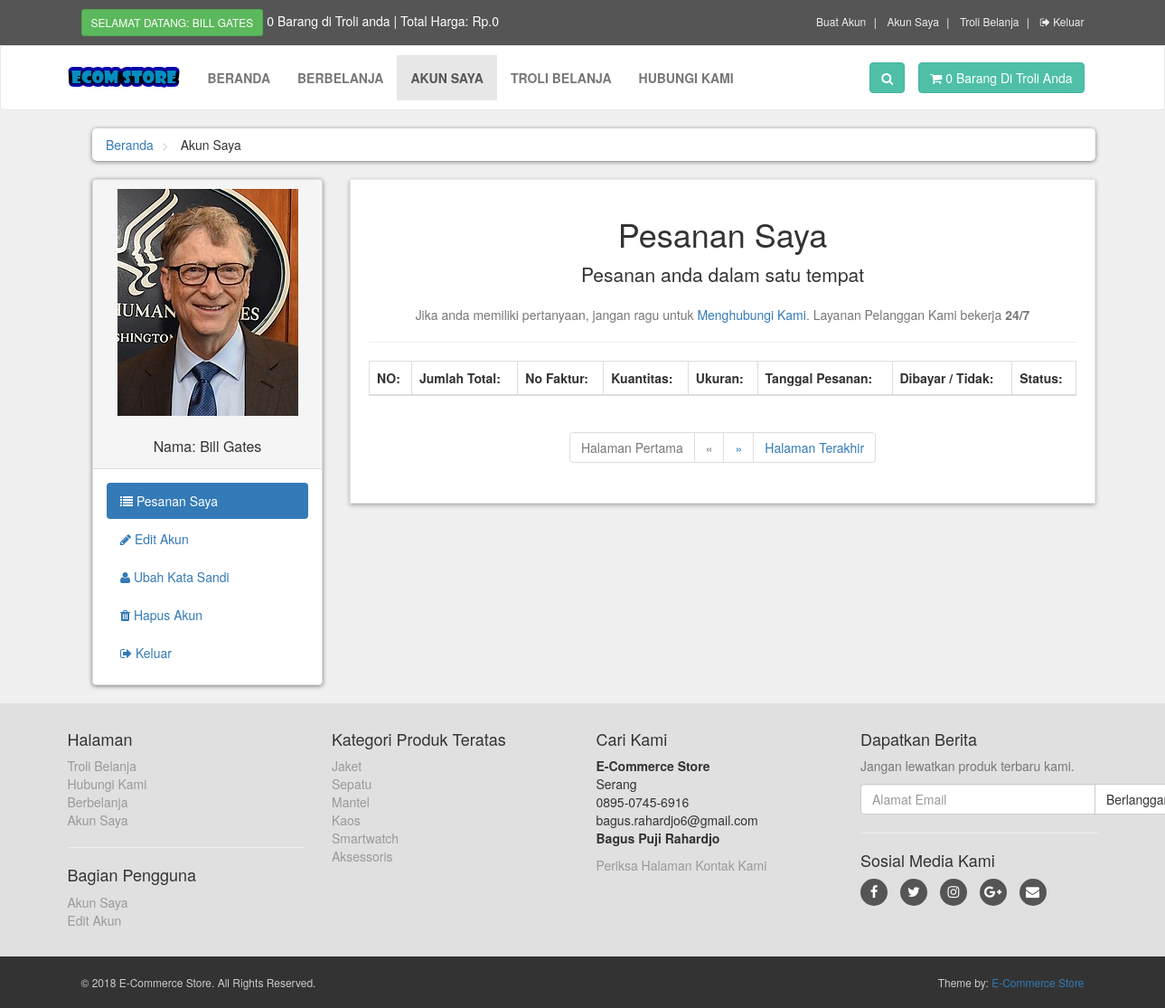
Page /customer/my_account.php?my_orders (signed in) on the committed database.
### tables this page shows
CREATE TABLE `customers` (
  `customer_id` int(10) NOT NULL,
  `customer_name` varchar(255) NOT NULL,
  `customer_email` varchar(255) NOT NULL,
  `customer_pass` text NOT NULL,
  `customer_country` text NOT NULL,
  `customer_city` text NOT NULL,
  `customer_contact` varchar(255) NOT NULL,
  `customer_address` text NOT NULL,
  `customer_image` text NOT NULL,
  `customer_ip` varchar(100) NOT NULL
);

CREATE TABLE `product_categories` (
  `p_cat_id` int(10) NOT NULL,
  `p_cat_title` text NOT NULL,
  `p_cat_desc` text NOT NULL
);

### customer/functions/functions.php (called while the page is built, shortened)
<?php
	function getRealIpUser(){
		switch(true){
			default : return $_SERVER["REMOTE_ADDR"];
		}
	}
?>

### customer/my_account.php (the view, shortened to what this page needs)
<?php
	if(!isset($_SESSION["customer_email"])){
		echo "<script>window.open('../checkout.php','_self')</script>";
	}
	else{
	include("includes/db.php");
	include("functions/functions.php");
	$hasil = 0;
?>
<!DOCTYPE html>
<html lang = "id">
<head>
	<link rel = "stylesheet" href = "styles/bootstrap-337.min.css">
	<link rel = "stylesheet" href = "font-awesome/css/font-awesome.min.css">
	<link rel = "stylesheet" href = "styles/style.css">
	<link href = "styles/lightbox.css" rel="stylesheet"/>
</head>
<body>
	<div id = "top">
		<div class = "container">
			<div class = "col-md-7 offer">
				<a href = "#" class = "btn btn-success btn-sm">
					<?php
						if(!isset($_SESSION["customer_email"])){
							echo "Selamat Datang: Pengunjung";
						}
						else{
							$query_name = "SELECT customer_name FROM customers WHERE customer_email = '$_SESSION[customer_email]'";
							$result_name = mysqli_query($con,$query_name);
							$nama = mysqli_fetch_array($result_name);
							echo "Selamat Datang: ".$nama["customer_name"] . "";
						}
					?>
				</a>
				<?php
					$ip_add = getRealIpUser();
					$select_cart = "SELECT * FROM cart where ip_add = '$ip_add'";
					$run_cart = mysqli_query($con,$select_cart);
					$count = mysqli_num_rows($run_cart);
				?>
				<a href = "../checkout.php"><?php echo $count; ?> Barang di Troli anda | Total Harga: <?php
					if($hasil < 1000000 AND $hasil >= 500000){
						$hasil1 = substr($hasil,0,3);
						$hasil2 = substr($hasil,-3);
						echo "Rp.".$hasil1.".".$hasil2;
					}
					else if($hasil >= 1000000 AND $hasil < 10000000){
						$hasil1 = substr($hasil,0,1);
						$hasil2 = substr($hasil,1,3);
						$hasil3 = substr($hasil,-3);
						echo "Rp.".$hasil1.".".$hasil2.".".$hasil3;
					}
					else if($hasil >= 10000000){
						$hasil1 = substr($hasil,0,2);
						$hasil2 = substr($hasil,2,3);
						$hasil3 = substr($hasil,-3);
						echo "Rp.".$hasil1.".".$hasil2.".".$hasil3;
					}
					else{
						echo "Rp.".$hasil;
					}
				?></a>
			</div>
			<div class = "col-md-5">
				<ul class = "menu">
					<li><a href = "../customer_register.php"> Buat Akun </a></li>
					<li><a href = "my_account.php?my_orders"> Akun Saya </a></li>
					<li><a href = "../cart.php"> Troli Belanja </a></li>
					<li>
						<?php
							if(!isset($_SESSION["customer_email"])){
								echo "<a href = '../checkout.php'><i class='fa fa-sign-in'></i> Masuk </a>";
							}
							else{
								echo "<a href = 'logout.php'><i class='fa fa-sign-out'></i> Keluar </a>";
							}
						?>
					</li>
				</ul>
			</div>
		</div>
	</div>
	<div id = "navbar" class = "navbar navbar-default">
		<div class = "container">
			<div class = "navbar-header">
				<a href = "../index.php" class = "navbar-brand home">
					<img src = "images/ecom-store-logo.png" alt = "E-Commerce Store Logo" class = "hidden-xs">
				</a>
			</div>
			<div class = "navbar-collapse collapse" id = "navigation">
				<div class = "padding-nav">
					<ul class = "nav navbar-nav left">
						<li><a href = "../index.php"> Beranda </a></li>
						<li><a href = "../shop.php"> Berbelanja </a></li>
						<li class = "active"><a href = "my_account.php?my_orders"> Akun Saya </a></li>
						<li><a href = "../cart.php"> Troli Belanja </a></li>
						<li><a href = "../contact.php"> Hubungi Kami </a></li>
					</ul>
				</div>
				<a href = "../cart.php" class = "btn navbar-btn btn-primary right">
					<i class = "fa fa-shopping-cart"></i>
					<span><?php echo $count; ?> Barang Di Troli Anda </span>
				</a>
				<div class = "navbar-collapse collapse right">
					<button class = "btn btn-primary navbar-btn" type = "button" data-toggle = "collapse" data-target = "#search">
						<i class = "fa fa-search"></i>
					</button>
				</div>
			</div>
		</div>
	</div>
	<div id = "content">
		<div class = "container">
			<div class = "col-md-12">
				<ul class = "breadcrumb">
					<li>
						<a href = "../index.php"> Beranda </a>
					</li>
					<li> Akun Saya </li>
				</ul>
			</div>
			<div class = "col-md-3">
				<?php
					include("includes/sidebar.php");
				?>
			</div>
			<div class = "col-md-9">
				<div class = "box">
					<?php
						if(isset($_GET["my_orders"])){
							include("my_orders.php");
						}
					?>
				</div>
			</div>
		</div>
	</div>
	<?php
		include("includes/footer.php");
	?>
</body>
</html>
<?php } ?>

### customer/includes/sidebar.php
<div class = "panel panel-default sidebar-menu">
	<div class = "panel-heading">
		<?php
			$customer_session = $_SESSION["customer_email"];
			$get_customer = "SELECT * FROM customers WHERE customer_email = '$customer_session'";
			$run_customer = mysqli_query($con,$get_customer);
			$row_customer = mysqli_fetch_array($run_customer);
			$customer_image = $row_customer["customer_image"];
			$customer_name = $row_customer["customer_name"];
			if(!isset($_SESSION["customer_email"])){
			}
			else{
				echo "
					<center>
						<a class = 'example-image-link' href = 'customer_images/$customer_image' data-lightbox = 'example-set' data-title = '$nama[customer_name]'>
							<img src = 'customer_images/$customer_image' class = 'img-responsive'>
						</a>
					</center>
					<br>
					<h3 class = 'panel-title' align = 'center'>
						Nama: $customer_name
					</h3>
				";
			}
		?>
	</div>
	<div class = "panel-body">
		<ul class = "nav-pills nav-stacked nav">
			<li class = "<?php if(isset($_GET["my_orders"])){echo"active"; } ?>">
				<a href = "my_account.php?my_orders">
					<i class = "fa fa-list"></i> Pesanan Saya
				</a>
			</li>
			<li class = "<?php if(isset($_GET["edit_account"])){echo"active"; } ?>">
				<a href = "my_account.php?edit_account">
					<i class = "fa fa-pencil"></i> Edit Akun
				</a>
			</li>
			<li class = "<?php if(isset($_GET["change_pass"])){echo"active"; } ?>">
				<a href = "my_account.php?change_pass">
					<i class = "fa fa-user"></i> Ubah Kata Sandi
				</a>
			</li>
			<li class = "<?php if(isset($_GET["delete_account"])){echo"active"; } ?>">
				<a href = "my_account.php?delete_account">
					<i class = "fa fa-trash"></i> Hapus Akun
				</a>
			</li>
			<li>
				<a href = "logout.php">
					<i class = "fa fa-sign-out"></i> Keluar
				</a>
			</li>
		</ul>
	</div>
</div>

### customer/includes/footer.php (shortened to what this page needs)
<div id = "footer">
	<div class = "container">
		<div class = "row">
			<div class = "col-sm-6 col-md-3">
				<h4> Halaman </h4>
				<ul>
					<li><a href = "../cart.php"> Troli Belanja </a></li>
					<li><a href = "../contact.php"> Hubungi Kami </a></li>
					<li><a href = "../shop.php"> Berbelanja </a></li>
					<li><a href = "my_account.php?my_orders"> Akun Saya </a></li>
				</ul>
				<hr>
				<h4> Bagian Pengguna </h4>
				<ul>
				<?php
					if(!isset($_SESSION["customer_email"])){
						echo "<a href = '../checkout.php'> Masuk </a>";
					}
					else{
						echo "<a href = 'my_account.php?my_orders'> Akun Saya </a>";
					}
				?>
					<li>
						<?php
							if(!isset($_SESSION["customer_email"])){
								echo "<a href = '../checkout.php'> Masuk </a>";
							}
							else{
								echo "<a href = 'my_account.php?edit_account'> Edit Akun </a>";
							}
						?>
					</li>
				</ul>
			</div>
			<div class = "com-sm-6 col-md-3">
				<h4> Kategori Produk Teratas </h4>
				<ul>
					<?php
						$get_p_cats = "SELECT * FROM product_categories";
						$run_p_cats = mysqli_query($con,$get_p_cats);
						while($row_p_cats = mysqli_fetch_array($run_p_cats)){
							$p_cat_id = $row_p_cats["p_cat_id"];
							$p_cat_title = $row_p_cats["p_cat_title"];
							echo "
								<li>
									<a href = '../shop.php?p_cat=$p_cat_id'>
										$p_cat_title
									</a>
								</li>
								";
						}
					?>
				</ul>
			</div>
			<div class = "col-sm-6 col-md-3">
				<h4> Cari Kami </h4>
				<p>
					<strong> E-Commerce Store </strong>
					<br> Serang
					<br> 0895-0745-6916
					<br> bagus.rahardjo6@gmail.com
					<br><strong> Bagus Puji Rahardjo </strong>
				</p>
				<a href = "../contact.php"> Periksa Halaman Kontak Kami </a>
			</div>
			<div class = "col-sm-6 col-md-3">
				<h4> Dapatkan Berita </h4>
				<p class = "text-muted"> Jangan lewatkan produk terbaru kami. </p>
				<form action="https://feedburner.google.com/fb/a/mailverify" method="post" target="popupwindow" onsubmit="window.open('https://feedburner.google.com/fb/a/mailverify?uri=PembelajaranPemrograman', 'popupwindow', 'scrollbars=yes,width=550,height=520');return true">
					<div class = "input-group">
						<input type = "email" placeholder = "Alamat Email" class = "form-control" name = "email" required>
						<span class = "input-group-btn">
							<input type = "submit" value = "Berlangganan" class = "btn btn-default">
						</span>
					</div>
				</form>
				<hr>
				<h4> Sosial Media Kami </h4>
				<p class = "social">
					<a href = "#" class = "fa fa-facebook"></a>
					<a href = "#" class = "fa fa-twitter"></a>
					<a href = "#" class = "fa fa-instagram"></a>
					<a href = "#" class = "fa fa-google-plus"></a>
					<a href = "#" class = "fa fa-envelope"></a>
				</p>
			</div>
		</div>
	</div>
</div>
<div id = "copyright">
	<div class = "container">
		<div class = "col-md-6">
			<p class = "pull-left">&copy; 2018 E-Commerce Store. All Rights Reserved. </p>
		</div>
		<div class = "col-md-6">
			<p class = "pull-right"> Theme by: <a href = "#"> E-Commerce Store </a></p>
		</div>
	</div>
</div>

### customer/styles/style.css (style rules this page uses)
body { font-size: 14px; line-height: 1.42857143; color: #333333; background: #f0f0f0; overflow-x: hidden; }
#top { background: #555555; padding: 10px 0; }
#top .offer { color: #ffffff; }
#top .offer .btn { text-transform: uppercase; }
#top a { color: #ffffff; }
#top ul.menu { padding-top: 5px; margin: 0px; text-align: right; font-size: 12px; list-style: none; }
#top ul.menu > li { display: inline-block; }
#top ul.menu > li a { color: #eeeeee; }
#top ul.menu > li + li:before { content: "|\00a0"; color: #f7f7f7; padding: 0 5px; }
.navbar { background: #ffffff; }
.navbar-collapse .right { float: right; }
.navbar-brand { float: left; padding: 10px 15px; font-size: 10px; line-height: 20px; height: 70px; }
.navbar ul.nav > li > a { text-transform: uppercase; font-weight: bold; font-size: 14px; }
.padding-nav { padding-top: 10px; }
.btn-primary { color: rgb(255, 255, 255); background: rgb(79, 191, 168); border-color: rgb(65, 179, 156); }
.box { background: #ffffff; margin: 0 0 30px; border: solid 1px #e6e6e6; box-sizing: border-box; padding: 20px; box-shadow: 0px 2px 5px rgba(0, 0, 0, .3); }
#content { padding-left: 25px; }
.breadcrumb { padding: 8px 15px; margin-bottom: 20px; background: #ffffff; border-radius: 5px; box-shadow: 0px 1px 5px rgba(0, 0, 0, .5); }
.breadcrumb > li + li:before { content: ">\00a0"; color: #cccccc; }
#content .panel.sidebar-menu { box-sizing: border-box; box-shadow: 0px 1px 5px rgba(0, 0, 0, .5); }
#content .panel.sidebar-menu h3 { padding: 5px 0px; margin: 0px; }
#footer { background: #e0e0e0; padding: 20px 0; }
#footer a { text-decoration: none; color: #999999; padding: 0; text-decoration: none; }
#footer ul { list-style: none; padding-left: 0px; }
#footer .social { text-align: left; }
#footer .social a { margin: 0px 10px 0px 0px; display: inline-block; color: #ffffff; width: 30px; height: 30px; border-radius: 15px; line-height: 30px; font-size: 15px; text-align: center; vertical-align: bottom; background: #555555; text-decoration: none; }
#copyright { background: #333333; color: #cccccc; padding: 20px 0px; font-size: 12px; }
#copyright p { margin: 0px; }
.input-group { position: relative; display: -ms-flexbox; display: flex; -ms-flex-wrap: wrap; flex-wrap: wrap; -ms-flex-align: stretch; align-items: stretch; width: 100%; }
.input-group > .form-control, .input-group > .custom-select, .input-group > .custom-file { position: relative; -ms-flex: 1 1 auto; flex: 1 1 auto; width: 1%; margin-bottom: 0; }
.input-group > .form-control:not(:last-child), .input-group > .custom-select:not(:last-child) { border-top-right-radius: 0; border-bottom-right-radius: 0; }

### customer/styles/lightbox.css (style rules this page uses)
body:after { content: url(../images/close.png) url(../images/loading.gif) url(../images/prev.png) url(../images/next.png); display: none; }

### rows in the picture
customers: customer_name "BILL GATES", customer_image (picture), customer_name "Bill Gates"
product_categories: p_cat_title "Jaket"
product_categories: p_cat_title "Sepatu"
product_categories: p_cat_title "Mantel"
product_categories: p_cat_title "Kaos"
product_categories: p_cat_title "Smartwatch"
product_categories: p_cat_title "Aksessoris"

### other values in the picture
$count "0"
$hasil "0"
